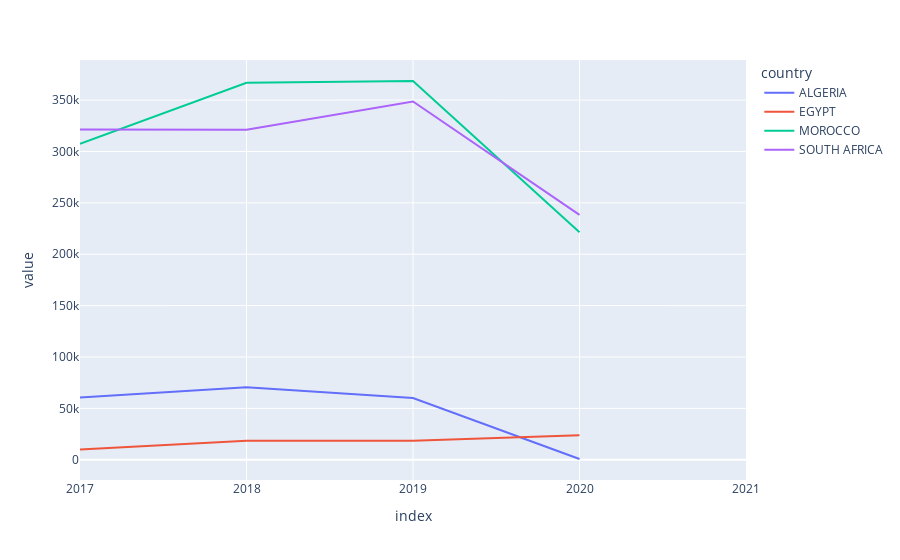

Notebook source saved alongside this figure:
### Code cell
px.line(africa_countries_pdf)

### Figure 1 — Plotly figure (JSON) as saved in the notebook; plotly's stock layout.template omitted (floating-point values rounded to 4 significant figures)
{"data": [{"hovertemplate": "country=ALGERIA<br>index=%{x}<br>value=%{y}<extra></extra>", "legendgroup": "ALGERIA", "line": {"color": "#636efa", "dash": "solid"}, "marker": {"symbol": "circle"}, "mode": "lines", "name": "ALGERIA", "orientation": "v", "showlegend": true, "type": "scatter", "x": ["2017", "2018", "2019", "2020", "2021"], "xaxis": "x", "y": [60606, 70597, 60012, 754, null], "yaxis": "y"}, {"hovertemplate": "country=EGYPT<br>index=%{x}<br>value=%{y}<extra></extra>", "legendgroup": "EGYPT", "line": {"color": "#EF553B", "dash": "solid"}, "marker": {"symbol": "circle"}, "mode": "lines", "name": "EGYPT", "orientation": "v", "showlegend": true, "type": "scatter", "x": ["2017", "2018", "2019", "2020", "2021"], "xaxis": "x", "y": [10000, 18500, 18500, 23754, null], "yaxis": "y"}, {"hovertemplate": "country=MOROCCO<br>index=%{x}<br>value=%{y}<extra></extra>", "legendgroup": "MOROCCO", "line": {"color": "#00cc96", "dash": "solid"}, "marker": {"symbol": "circle"}, "mode": "lines", "name": "MOROCCO", "orientation": "v", "showlegend": true, "type": "scatter", "x": ["2017", "2018", "2019", "2020", "2021"], "xaxis": "x", "y": [307318, 366773, 368543, 221299, null], "yaxis": "y"}, {"hovertemplate": "country=SOUTH AFRICA<br>index=%{x}<br>value=%{y}<extra></extra>", "legendgroup": "SOUTH AFRICA", "line": {"color": "#ab63fa", "dash": "solid"}, "marker": {"symbol": "circle"}, "mode": "lines", "name": "SOUTH AFRICA", "orientation": "v", "showlegend": true, "type": "scatter", "x": ["2017", "2018", "2019", "2020", "2021"], "xaxis": "x", "y": [321358, 321097, 348665, 238216, null], "yaxis": "y"}], "layout": {"legend": {"title": {"text": "country"}, "tracegroupgap": 0}, "margin": {"t": 60}, "xaxis": {"anchor": "y", "domain": [0, 1], "title": {"text": "index"}}, "yaxis": {"anchor": "x", "domain": [0, 1], "title": {"text": "value"}}}}
